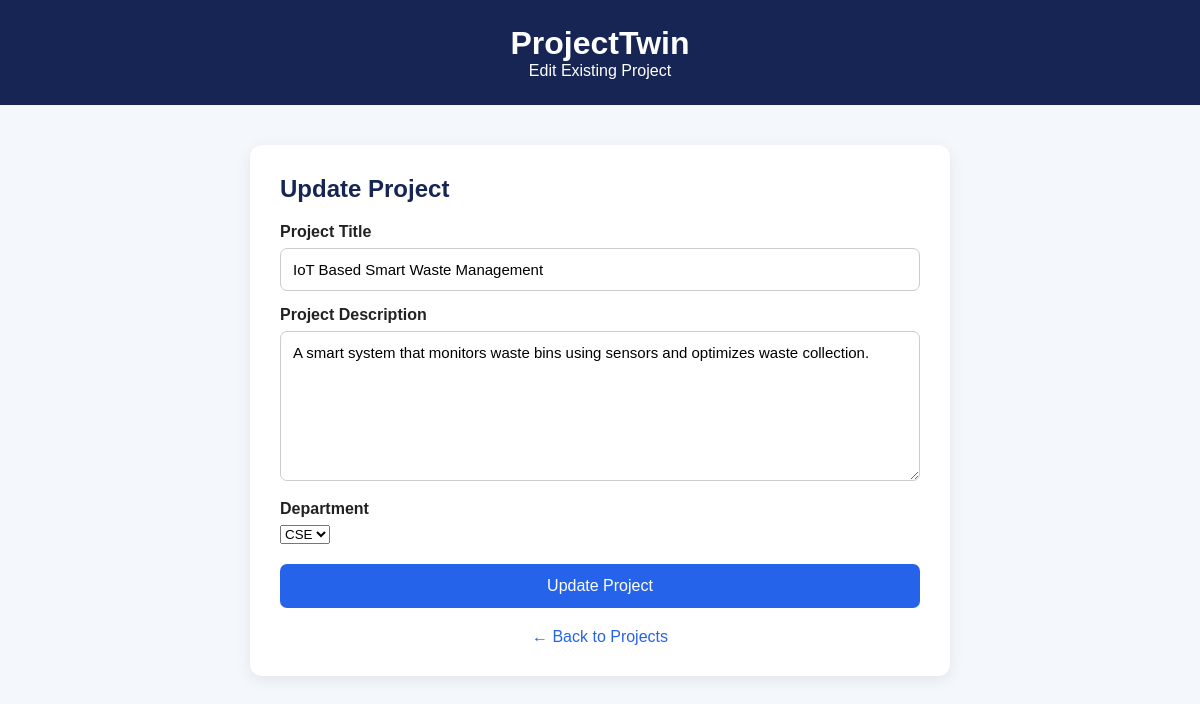
Screenshot of /edit-project/3 with the database file from the repository.
### tables this page shows
CREATE TABLE projects (
            id INTEGER PRIMARY KEY AUTOINCREMENT,
            title TEXT NOT NULL,
            description TEXT NOT NULL
        , department TEXT DEFAULT 'CSE');

### app.py (the view, shortened to what this page needs)
@app.route("/edit-project/<int:project_id>", methods=["GET", "POST"])
def edit_project(project_id):
    projects = get_projects()
    project = None
    for item in projects:
        if item[0] == project_id:
            project = item
            break
    if project is None:
        return "Project not found"
    return render_template(
        "edit_project.html",
        project=project
    )

### database.py (called while the page is built)
def get_projects():
    connection = sqlite3.connect(DATABASE)
    cursor = connection.cursor()
    cursor.execute(
        "SELECT id, title, description, department FROM projects"
    )
    projects = cursor.fetchall()
    connection.close()
    return projects

### templates/edit_project.html (shortened to what this page needs)
<!DOCTYPE html>
<html lang="en">
<head>
</head>
<body>
    <div class="header">
        <h1>ProjectTwin</h1>
        <p>Edit Existing Project</p>
    </div>
    <div class="container">
        <div class="card">
            <h2>Update Project</h2>
            <form method="POST">
                <label for="title">Project Title</label>
                <input
                    type="text"
                    id="title"
                    name="title"
                    value="{{ project[1] }}"
                    required
                >
                <label for="description">Project Description</label>
                <textarea
                    id="description"
                    name="description"
                    required
                >{{ project[2] }}</textarea>
                <label for="department">Department</label>
<select name="department" id="department" required>
    <option value="CSE" {% if project[3] == "CSE" %}selected{% endif %}>CSE</option>
</select>
                <button type="submit">
                    Update Project
                </button>
            </form>
            <a href="/projects" class="back">
                ← Back to Projects
            </a>
        </div>
    </div>
</body>
</html>

### templates/edit_project.html (style rules this page uses)
* { box-sizing: border-box; margin: 0; padding: 0; font-family: Arial, sans-serif; }
body { background: #f4f7fb; color: #222; }
.header { background: #172554; color: white; padding: 25px; text-align: center; }
.container { width: 90%; max-width: 700px; margin: 40px auto; }
.card { background: white; padding: 30px; border-radius: 12px; box-shadow: 0 4px 15px rgba(0, 0, 0, 0.08); }
h2 { color: #172554; margin-bottom: 20px; }
label { display: block; font-weight: bold; margin: 15px 0 7px; }
input, textarea { width: 100%; padding: 12px; border: 1px solid #ccc; border-radius: 7px; font-size: 15px; }
textarea { height: 150px; resize: vertical; }
button { width: 100%; margin-top: 20px; padding: 13px; border: none; border-radius: 7px; background: #2563eb; color: white; font-size: 16px; cursor: pointer; }
.back { display: block; text-align: center; margin-top: 20px; color: #2563eb; text-decoration: none; }

### rows the page displays
projects: title "IoT Based Smart Waste Management", description "A smart system that monitors waste bins using sensors and optimizes waste collection.", department "CSE"
